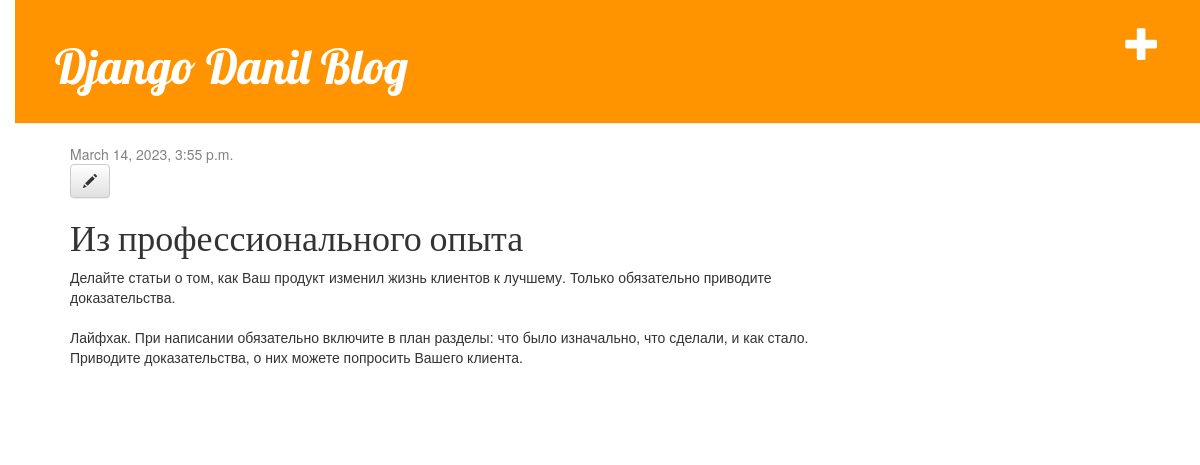
The page /post/1/ (signed in) on the database as committed earlier.
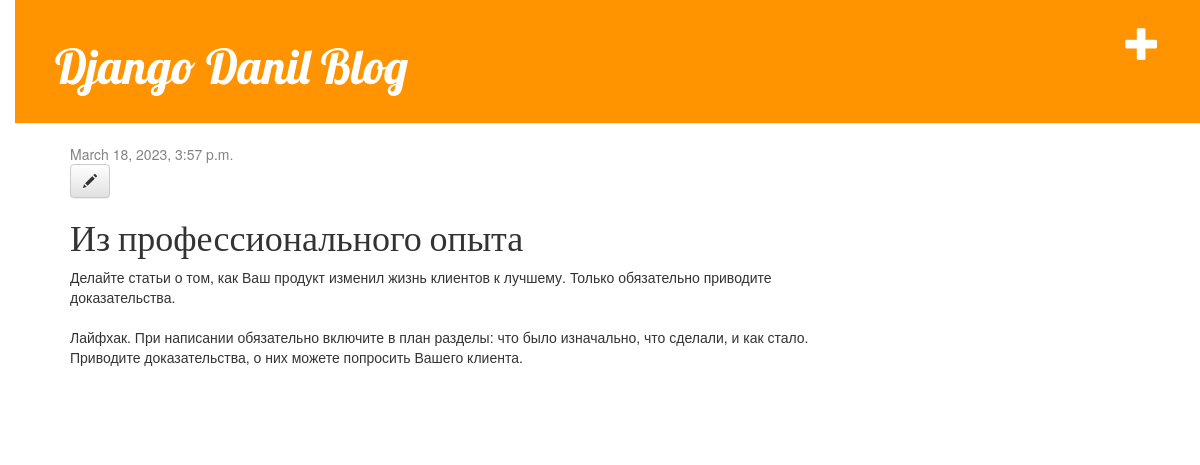
The same page on the database as committed later.
### blog/models.py (models this page shows, shortened)
class Post(models.Model):
    author = models.ForeignKey(settings.AUTH_USER_MODEL, on_delete=models.CASCADE)
    title = models.CharField(max_length=200)
    text = models.TextField()
    created_date = models.DateTimeField(default=timezone.now)
    published_date = models.DateTimeField(null=True, blank=True)

### blog/views.py (the view)
# urls.py: path('post/<int:pk>/', views.post_detail, name='post_detail'),
def post_detail(request, pk):
    post = get_object_or_404(Post, pk=pk)
    return render(request, 'blog/post_detail.html', {'post': post})

### blog/templates/blog/post_detail.html
{% extends 'blog/base.html' %}
{% block content %}
    <div class="post">
        {% if post.published_date %}
            <div class="date">
                {{ post.published_date }}
            </div>
        {% endif %}
        {% if user.is_authenticated %}
             <a class="btn btn-default" href="{% url 'post_edit' pk=post.pk %}"><span class="glyphicon glyphicon-pencil"></span></a>
        {% endif %}
        <h1>{{ post.title }}</h1>
        <p>{{ post.text|linebreaksbr }}</p>
    </div>
{% endblock %}

Rows that differ between the two databases and show on the page:
changed Post "Из профессионального опыта": published_date "March 14, 2023, 3:55 p.m." → "March 18, 2023, 3:57 p.m."
